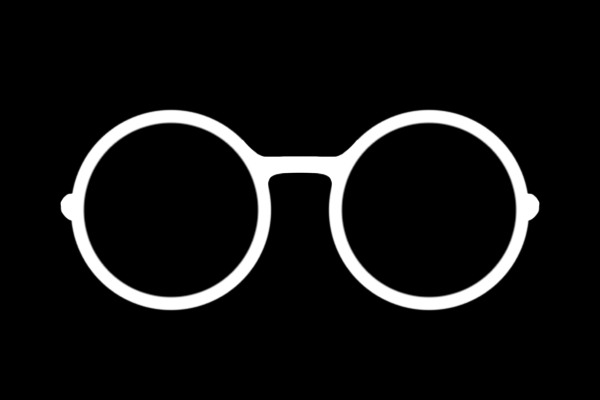
#> input picture app/ml-work/contours/c1.png, 600 x 400 px; its folder holds 4 pictures in this run
$ python ml-file.py
#> lines starting #> are read from the running program, lines starting #| are printed output that depends on the picture; after the words box and inside, x2 and y2 are one past the last pixel; in counts of white or black regions, pixels touching at a corner belong together
import boto3
import json
import cv2
import random
import numpy as np
import os

D = {}
Dic = {}
cont = []

# [12 lines of commented-out code are left out]


def cont_compare(a,b):
    # [5 lines of commented-out code are left out]

    cnt1 = a[0]
    cnt2 = b[0]
    ret = cv2.matchShapes(cnt1,cnt2,1,0.0)

    return ret


# [4 lines of commented-out code are left out]

def get_contour(img):
    # img = cv2.imread(path)
    gray = cv2.cvtColor(img, cv2.COLOR_BGR2GRAY)
    edges = cv2.Canny(gray, 100, 200)
    ret, thresh = cv2.threshold(edges, 127, 255, cv2.THRESH_BINARY)
    contours, hierarchy = cv2.findContours(thresh, cv2.RETR_TREE, cv2.CHAIN_APPROX_SIMPLE)

    return contours


def detect_faces(photo, bucket, region):

    session = boto3.Session(aws_access_key_id="AKIAVW7SPEUP2FSXOFE6", aws_secret_access_key="oBu00ifhbExIF94zVJWI2ob5fuPZEOHFrupJJs2", region_name=region)
    client = session.client('rekognition', region_name=region)

    response = client.detect_faces(Image={'S3Object':{'Bucket':bucket,'Name':photo}},
                                   Attributes=['ALL'])

# [14 lines of commented-out code are left out]

    return (response['FaceDetails'])

def vec(age,gender,mustache,beard):
        return(str(age)+str(gender)+str(mustache)+str(beard))

for a in range(1,5):
    for b in range(1,3):
        for c in range(1,3):
            for d in range(1,4):
                D[vec(a,b,c,d)]=[]
                Dic[vec(a,b,c,d)]=[]


def main():
    print(os.getcwd())
    for i in os.listdir('contours'):
        new_IMG = cv2.imread(f"contours/{i}")
#> new_IMG is the input picture: shape (400, 600, 3); min 0, max 255, mean 18.2
        # cv2.imshow('example',new_IMG)
        # cv2.waitKey(0)
        # cv2.destroyAllWindows()
        cont.append(get_contour(new_IMG))
#> in get_contour, `edges = cv2.Canny(gray, 100, 200)`:
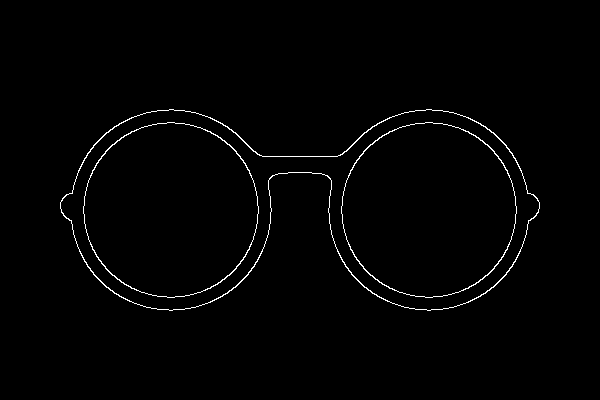
#> edges: shape (400, 600); 1.2% white in thin lines or dots, all inside (x1, y1, x2, y2) = (60, 109, 540, 311)
#> in get_contour, `contours, hierarchy = cv2.findContours(thresh, cv2.RETR_TREE, cv2.CHAI..`: contours = 6 contours; box (x1, y1, x2, y2) and area: (60, 109, 540, 311) 65013, (60, 109, 540, 311) 64647, (341, 122, 517, 298) 23938, (83, 122, 259, 298) 23938, (341, 122, 517, 298) 23788, (83, 122, 259, 298) 23788
#> pass 2 of the loop in main, `for i in os.listdir('contours'):`:
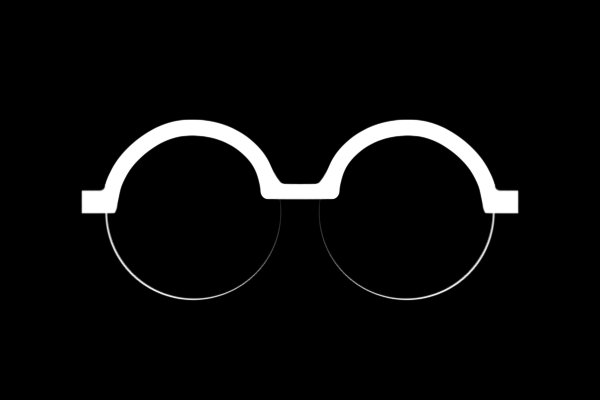
#> input picture app/ml-work/contours/c2.png, 600 x 400 px
#> in main, new_IMG is the input picture: shape (400, 600, 3); min 0, max 255, mean 11
#> in get_contour (call 2), `edges = cv2.Canny(gray, 100, 200)`:
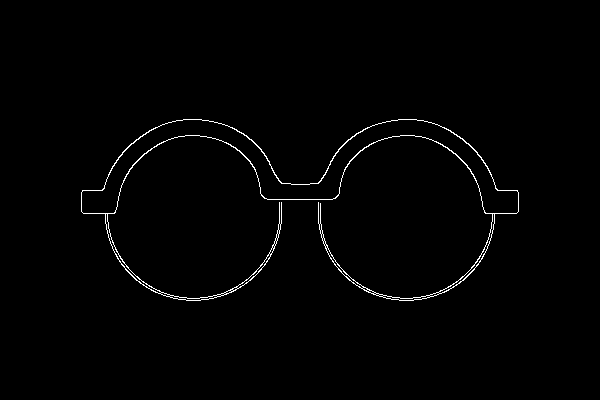
#> edges: shape (400, 600); 1.1% white in thin lines or dots, all inside (x1, y1, x2, y2) = (81, 119, 519, 301)
#> contours = 37 contours, 27 with area under 20; largest, box (x1, y1, x2, y2) and area: (81, 119, 519, 301) 11157, (81, 119, 519, 214) 9607, (438, 213, 495, 294) 224, (105, 213, 162, 294) 224, (326, 247, 364, 289) 120
#> pass 3 of the loop in main, `for i in os.listdir('contours'):`:
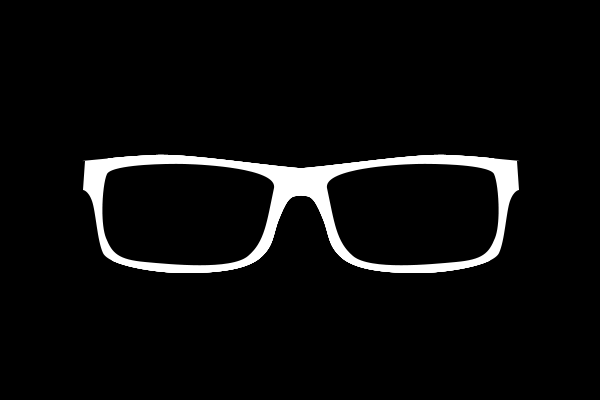
#> input picture app/ml-work/contours/c3.png, 600 x 400 px
#> in main, new_IMG is the input picture: shape (400, 600, 3); min 0, max 255, mean 11.9
#> in get_contour (call 3), `edges = cv2.Canny(gray, 100, 200)`:
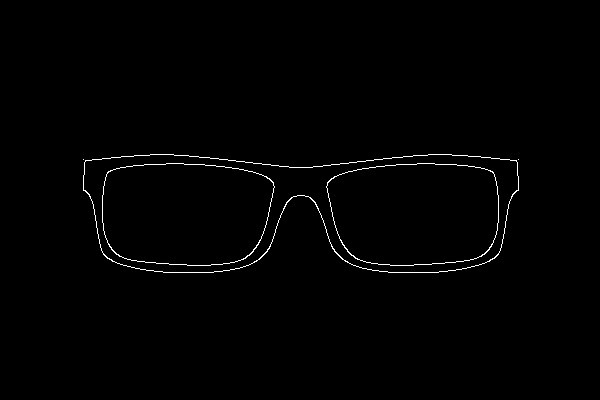
#> edges: shape (400, 600); 0.88% white in thin lines or dots, all inside (x1, y1, x2, y2) = (83, 154, 519, 273)
#> contours = 8 contours, 2 with area under 20; largest, box (x1, y1, x2, y2) and area: (83, 154, 519, 273) 41537, (83, 154, 519, 273) 41465, (326, 163, 499, 266) 15206, (102, 163, 275, 266) 15206, (326, 163, 499, 266) 15171, (102, 163, 275, 266) 15171
#> the loop made 4 passes; the first 3 are shown

    total_data = 345
#> total_data = 345
    bucket = "warpspeedgenai"
    region = "ap-south-1"
    # for i in os.listdir("filtered_data"):
    #     photo = f"filtered_data/{i}"
    for i in range(1,total_data+1):
        photo = str(i)+".jpg"
#> photo = '1.jpg'
        Img = cv2.imread(photo)
        # cv2.imshow('Terminal',Img)
        # cv2.waitKey(0)
        # cv2.destroyAllWindows()
        face_details = detect_faces(photo,bucket,region)
        age_det = (face_details[0]['AgeRange']['Low'] + face_details[0]['AgeRange']['High'])/2
        if(age_det<20):
            age = 1
        elif(age_det<40):
            age = 2
        elif(age_det<60):
            age = 3
        else:
            age = 4

        if(face_details[0]['Gender']['Value']=="Male"):
            gender = 1
        else:
            gender = 2

        if(face_details[0]['Mustache']['Value']):
            mustache = "1"
        else:
            mustache = "2"

        conf = face_details[0]['Beard']['Confidence']
        if(conf>80):
            beard = "1"
        elif(conf>65):
            beard = "2"
        else:
            beard = "3"

        for a in range(1,5):
            for b in range(1,3):
                for c in range(1,3):
                    for d in range(1,4):
                        (D[vec(a,b,c,d)]).append(get_contour(Img))

main()
#> (the call stopped at in detect_faces, `session = boto3.Session(aws_access_key_id="AKIAVW7SPEUP2FSXOFE6", aws_..`: boto3 is not available in this run)


def assign_glasses(L,cont):
    if(len(L)!=0):
        min_idx=0
        cmp_min = 0
        cmp=0
        for k in range(0,7):
            if(cmp_min==0):
                cmp_min=cmp
            if cmp<=cmp_min:
                cmp_min=cmp
                min_idx=k-1
            cmp = 0
            for img_cont in L:
                cmp = cmp + cont_compare(cont[k],img_cont)
        return min_idx
    else:
        return -1

for a in range(1,5):
    for b in range(1,3):
        for c in range(1,3):
            for d in range(1,4):
                if(assign_glasses(D[vec(a,b,c,d)],cont)!=-1):
                    Dic[vec(a,b,c,d)] = cont[assign_glasses(D[vec(a,b,c,d)],cont)]
                else:
#> (the run stopped early here; a loop or call above may not have finished)
